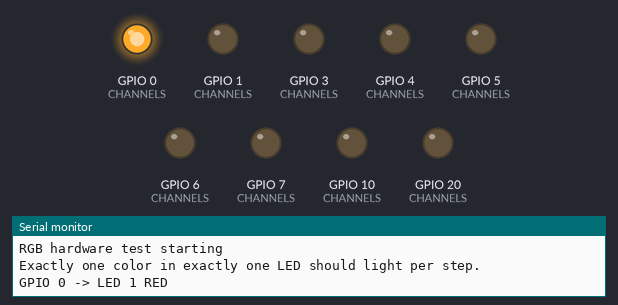
Bench run of a sketch on a simulated ESP32-C3. Parts: output pins drawn as LEDs (lit = HIGH), the last lines printed to the serial monitor.

Above: at 1.7 s.
At 7.4 s:
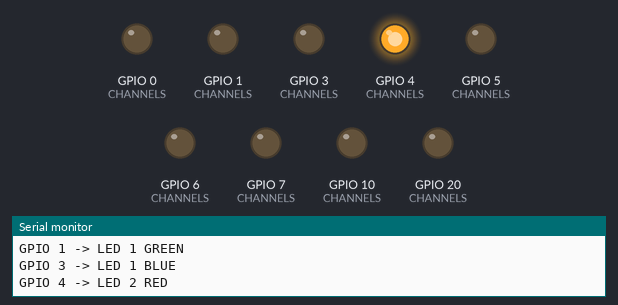
At 11.2 s:
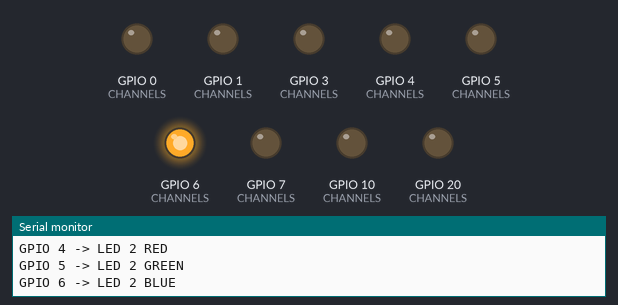
At 15.0 s:
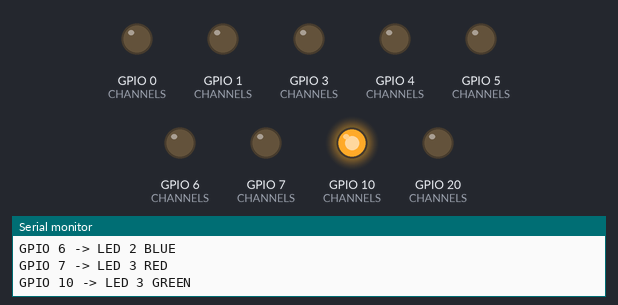
At 19.4 s:
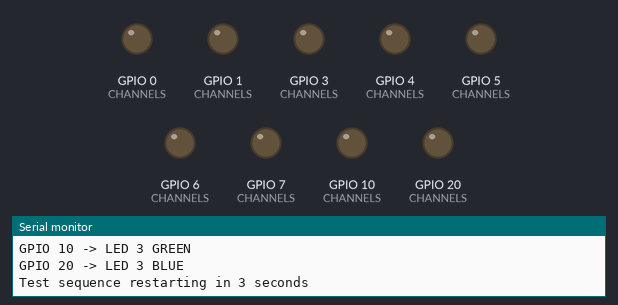
At 25.6 s:
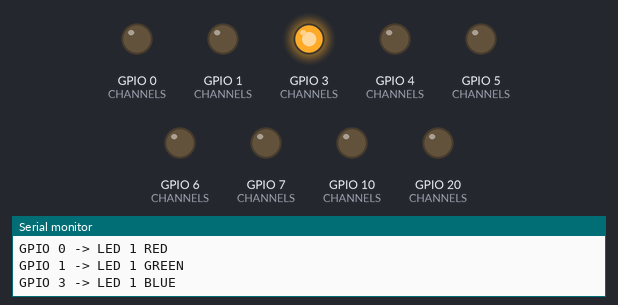
Timing chart, 0 to 27.1 s (numbered marks = the images above):
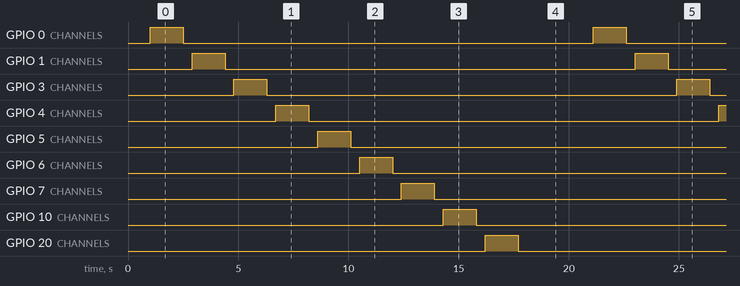

Measured:
- by itself, GPIO 0 (CHANNELS), GPIO 1 (CHANNELS), GPIO 3 (CHANNELS), GPIO 4 (CHANNELS), GPIO 5 (CHANNELS), GPIO 6 (CHANNELS), GPIO 7 (CHANNELS), GPIO 10 (CHANNELS), GPIO 20 (CHANNELS): alternates HIGH for 1.5 s and LOW for 18.6 s

The sketch:

RGBHardwareTest.ino
```cpp
#include <Arduino.h>

// Direct-output diagnostic for the Pill Reminder ESP32-C3 wiring.
// This sketch intentionally contains no Wi-Fi, PWM, animation, or button code.

struct Channel {
  uint8_t gpio;
  const char *label;
};

constexpr Channel CHANNELS[] = {
  {0,  "LED 1 RED"},
  {1,  "LED 1 GREEN"},
  {3,  "LED 1 BLUE"},
  {4,  "LED 2 RED"},
  {5,  "LED 2 GREEN"},
  {6,  "LED 2 BLUE"},
  {7,  "LED 3 RED"},
  {10, "LED 3 GREEN"},
  {20, "LED 3 BLUE"},
};

constexpr uint8_t CHANNEL_COUNT = sizeof(CHANNELS) / sizeof(CHANNELS[0]);

void allOff() {
  for (uint8_t i = 0; i < CHANNEL_COUNT; ++i) {
    digitalWrite(CHANNELS[i].gpio, LOW);
  }
}

void setup() {
  Serial.begin(115200);
  delay(1000);

  for (uint8_t i = 0; i < CHANNEL_COUNT; ++i) {
    pinMode(CHANNELS[i].gpio, OUTPUT);
  }
  allOff();

  Serial.println("RGB hardware test starting");
  Serial.println("Exactly one color in exactly one LED should light per step.");
}

void loop() {
  for (uint8_t i = 0; i < CHANNEL_COUNT; ++i) {
    allOff();
    Serial.printf("GPIO %u -> %s\n", CHANNELS[i].gpio, CHANNELS[i].label);
    digitalWrite(CHANNELS[i].gpio, HIGH);
    delay(1500);
    allOff();
    delay(400);
  }

  Serial.println("Test sequence restarting in 3 seconds");
  delay(3000);
}
```
